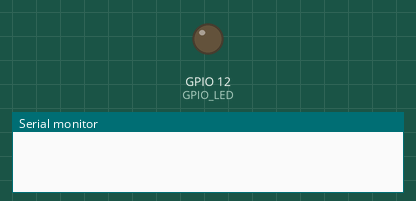
A sketch run on a simulated ESP32. On the bench: output pins drawn as LEDs (lit = HIGH), the last lines printed to the serial monitor.

Above: at 0.1 s.
At 2.6 s:
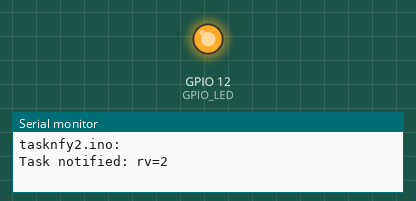
Timing chart, 0 to 42.0 s (numbered marks = the images above):
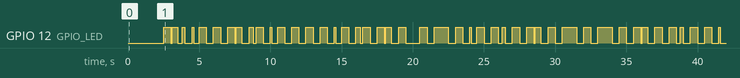

The sketch:

tasknotify2.ino
```cpp
#if CONFIG_FREERTOS_UNICORE
static BaseType_t app_cpu = 0;
#else
static BaseType_t app_cpu = 1;
#endif

#define GPIO_LED 12

static TaskHandle_t htask1;

static void task1(void *arg)
{
    uint32_t rv;

    for (;;)
    {
        rv = ulTaskNotifyTake(pdTRUE, portMAX_DELAY);
        digitalWrite(GPIO_LED, digitalRead(GPIO_LED) ^ HIGH);
        printf("Task notified: rv=%u\n", unsigned(rv));
    }
}

static void task2(void *arg)
{
    unsigned count = 0;

    for (;; count += 100)
    {
        delay(500 + count);
        xTaskNotifyGive(htask1);
    }
}

void setup()
{
    //int app_cpu = 0;
    BaseType_t rc;

    app_cpu = xPortGetCoreID();
    pinMode(GPIO_LED, OUTPUT);
    digitalWrite(GPIO_LED, LOW);

    delay(2000); // Allow USB to connect
    printf("tasknfy2.ino:\n");

    rc = xTaskCreatePinnedToCore(
        task1,   // Task function
        "task1", // Name
        3000,    // Stack size
        nullptr, // Parameters
        1,       // Priority
        &htask1, // handle
        app_cpu  // CPU
    );
    assert(rc == pdPASS);

    rc = xTaskCreatePinnedToCore(
        task2,   // Task function
        "task2", // Name
        3000,    // Stack size
        nullptr, // Parameters
        1,       // Priority
        nullptr, // no handle
        app_cpu  // CPU
    );
    assert(rc == pdPASS);
}

void loop()
{
    delay(500);
    xTaskNotifyGive(htask1);
}
```

Measured:
- by itself, GPIO 12 (GPIO_LED): LOW → HIGH at 2.5 s, → LOW 0.50 s later, → HIGH 0.10 s later, → LOW 0.40 s later, … (90 changes in this stretch)
